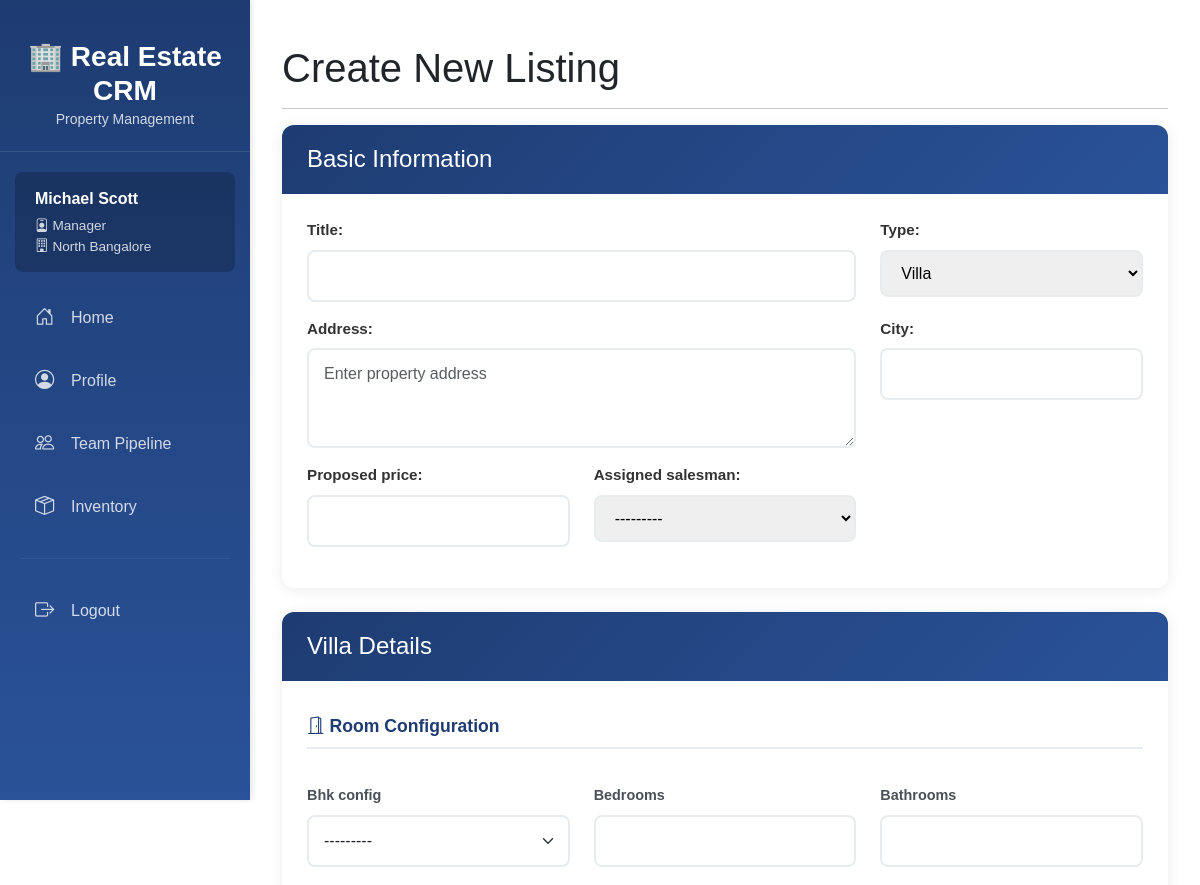
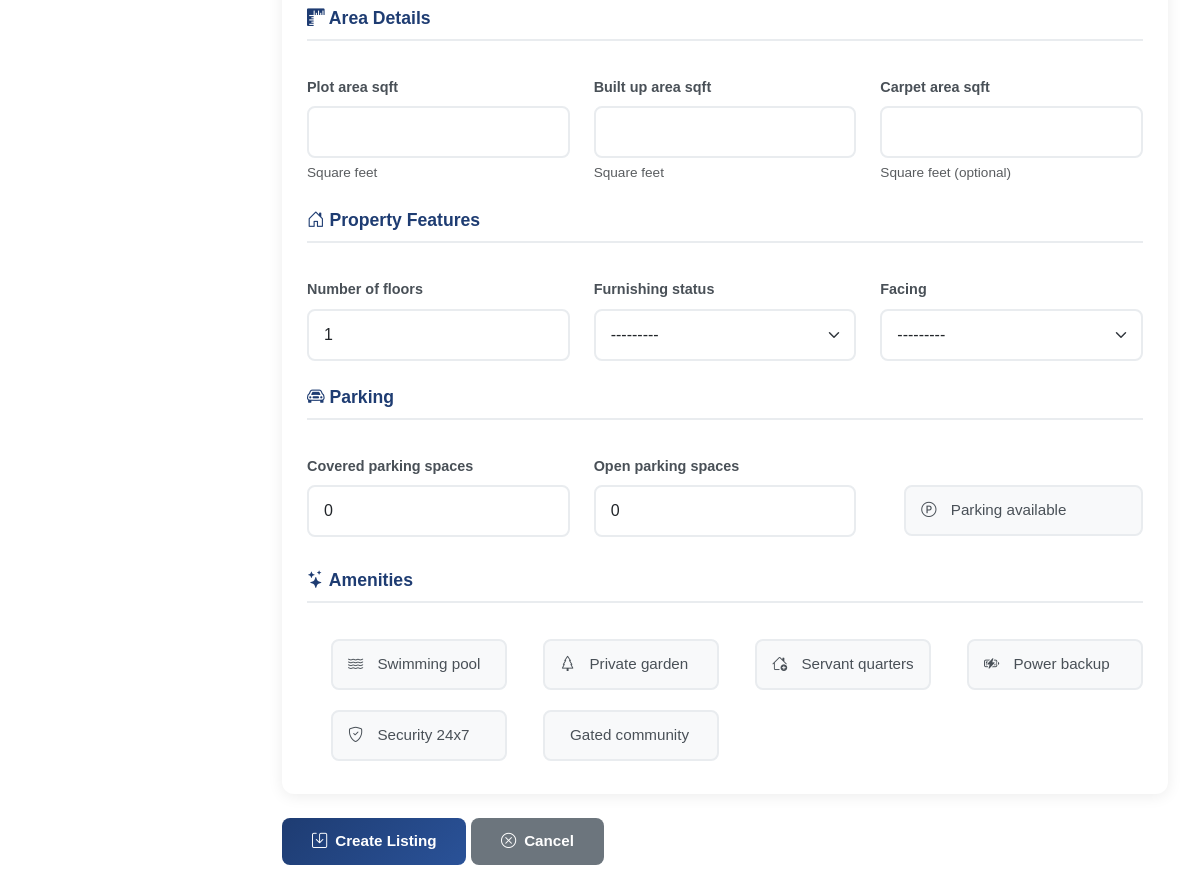
/inventory/listing/create/manager/ (signed in), run on the app's committed database (2 pictures, top to bottom).
### accounts/models.py (models this page shows, shortened)
class User(AbstractUser):
    class Role(models.TextChoices):
        CEO = "CEO", "CEO",
        MANAGER = "Manager", "Manager",
        SALESMAN = "Salesman", "Salesman"
    role = models.CharField(
        max_length=20,
        choices=Role.choices,
        default=Role.SALESMAN
    )
    branch = models.ForeignKey(
        'org.Branch',
        on_delete=models.SET_NULL,
        null=True,
        blank=True,
        related_name='users'
    )
    manager = models.ForeignKey(
        'self',
        on_delete=models.SET_NULL,
        null=True,
        blank=True,
        limit_choices_to={'role': Role.MANAGER},
        related_name='salesmen'
    )

### org/models.py (models this page shows, shortened)
class Branch(models.Model):
    id = models.CharField(max_length=5, primary_key=True)
    name  = models.CharField(max_length = 100)
    region = models.CharField(max_length = 100)
    address = models.TextField()
    is_active = models.BooleanField(default=True)
    class Meta:
        verbose_name = "Branch"
        verbose_name_plural = "Branches"

### inventory/models.py (models this page shows, shortened)
class Listing(models.Model):
    class typeChoices(models.TextChoices):
        VILLA = "Villa", "Villa"
        APARTMENT = "Apartment", "Apartment"
        WAREHOUSE = "Warehouse", "Warehouse"
        RETAIL_STORE = "Retail", "Retail Store"
        OFFICE_SPACE = "Office", "Office Space"
    class leadStatusChoices(models.TextChoices):
        PENDING = "Pending", "Pending Approval"
        REJECTED = "Rejected", "Rejected"
        APPROVED = "Approved", "Approved"
    class oppStatusChoices(models.TextChoices):
        PROSPECTING = "Prospecting", "Prospecting"
        NEGOTIATING = "Negotiating", "Negotiating"
        PENDING = "Pending", "Pending Approval"
        REJECTED = "Rejected", "Rejected"
        APPROVED = "Approved", "Approved"
    class saleStatusChoices(models.TextChoices):
        PROCESSING = "Processing", "Processing"
        CLOSED_WON = "ClosedW", "Closed Won"
        CLOSED_LOST = "ClosedL", "Closed Lost"
    id = models.CharField(max_length=10, primary_key=True)
    branch  = models.ForeignKey(
        'org.Branch',
        on_delete=models.CASCADE,
        related_name='listings'
    )
    type = models.TextField(
        choices=typeChoices.choices,
        default=typeChoices.VILLA)
    proposed_price = models.DecimalField(max_digits=12, decimal_places=2)
    title = models.CharField(max_length=200)
    address = models.TextField()
    city = models.CharField(max_length=100)
    lead_status = models.TextField(
        choices=leadStatusChoices.choices,
        default=leadStatusChoices.PENDING
    )
    lead_approved_by = models.ForeignKey(
        'accounts.User',
        on_delete=models.SET_NULL,
        null=True,
        blank=True,
        related_name='approved_leads'
    )
    lead_approved_at = models.DateTimeField(null=True, blank=True)
    opp_status = models.TextField(
        choices=oppStatusChoices.choices,
        null=True, blank=True
    )
    opp_approved_by = models.ForeignKey(
        'accounts.User',
        on_delete=models.SET_NULL,
        null=True,
        blank=True,
        related_name='approved_opportunities'
    )
    opp_approved_at = models.DateTimeField(null=True, blank=True)
    opp_price = models.DecimalField(max_digits=12, decimal_places=2, null=True, blank=True)
    sale_status = models.TextField(
        choices=saleStatusChoices.choices,
        null=True, blank=True
    )
    sale_closed_at = models.DateTimeField(null=True, blank=True)
    sale_price = models.DecimalField(max_digits=12, decimal_places=2, null=True, blank=True)
    created_at = models.DateTimeField(auto_now_add=True)
    updated_at = models.DateTimeField(auto_now=True)
    is_active = models.BooleanField(default=True)
    assigned_salesman = models.ForeignKey(
        'accounts.User',
        on_delete=models.SET_NULL,
        null=True,
        blank=True,
        related_name='assigned_salesmen',
        limit_choices_to={'role': 'Salesman'},
    )
    comments = models.CharField(null=True, max_length=100, blank=True)

### inventory/views.py (the view)
# urls.py: path('listing/create/manager/', views.listing_create_manager, name='listing_create_manager'),
@login_required
@user_passes_test(is_manager)
def listing_create_manager(request):
    if request.method == 'POST':
        form = ManagerListingForm(request.POST, manager=request.user)
        property_type = request.POST.get('type')
        details_form = get_details_form(property_type, request.POST)  # Fixed: was 'propoerty_type'
        form_valid = form.is_valid()
        details_valid = details_form.is_valid() if details_form else True
        if form_valid and details_valid:
            listing = form.save(commit=False)
            listing.id = generate_listing_id()
            listing.branch = request.user.branch
            listing.lead_status = Listing.leadStatusChoices.APPROVED
            listing.opp_status = Listing.oppStatusChoices.PROSPECTING
            listing.lead_approved_by = request.user
            listing.lead_approved_at = timezone.now()
            listing.created_at = timezone.now()
            listing.save()
            if details_form:
                details = details_form.save(commit=False)
                details.listing = listing
                details.save()
            messages.success(request, 'Listing created successfully')  # Fixed: was 'Listin'
            return redirect('dashboards:manager_dashboard')
        else:
            messages.error(request, 'Please correct the errors below')
    else:
        form = ManagerListingForm(manager=request.user)
    context = {
        'form': form,
        'title': 'Create New Listing',
        'submit_text': 'Create Listing',
        'is_manager': True,
        **get_all_details_forms()  # Fixed: was 'get_dall_details_forms'
    }
    return render(request, 'inventory/listing_form.html', context)  # Fixed: was {'form': form}

### inventory/views.py (called while the page is built)
def is_manager(user):
    return user.role == 'Manager'

def get_all_details_forms():
    return {
        'villa_form': VillaDetailsForm(),
        'apartment_form': ApartmentDetailsForm(),
        'warehouse_form': WarehouseDetailsForm(),
        'retail_form': RetailDetailsForm(),
        'office_form': OfficeDetailsForm(),
    }

### inventory/templates/inventory/listing_form.html (shortened to what this page needs)
{% extends 'base.html' %}
{% load compress %}
{% load static %}
{% block extra_css %}
{% compress css %}
    <link rel="stylesheet" href="{% static 'css/components.css' %}">
{% endcompress %}
{% endblock %}
{% block content %}
<div class="container mt-4 listing-create-form">
    <h1>{{ title }}</h1>
    <hr>
    <form method="post" id="listing-form">
        <div class="card mb-4">
            <div class="card-header">
                <h4>Basic Information</h4>
            </div>
            <div class="card-body">
                <div class="row">
                    <div class="col-md-8 mb-3">
                        {{ form.title.label_tag }}
                        {{ form.title }}
                    </div>
                    <div class="col-md-4 mb-3">
                        {{ form.type.label_tag }}
                        {{ form.type }}
                    </div>
                </div>
                <div class="row">
                    <div class="col-md-8 mb-3">
                        {{ form.address.label_tag }}
                        {{ form.address }}
                    </div>
                    <div class="col-md-4 mb-3">
                        {{ form.city.label_tag }}
                        {{ form.city }}
                    </div>
                </div>
                <div class="row">
                    <div class="col-md-4 mb-3">
                        {{ form.proposed_price.label_tag }}
                        {{ form.proposed_price }}
                    </div>
                    {% if form.assigned_salesman %}
                    <div class="col-md-4 mb-3">
                        {{ form.assigned_salesman.label_tag }}
                        {{ form.assigned_salesman }}
                    </div>
                    {% endif %}
                    <div class="col-md-4 mb-3">
                    </div>
                </div>
            </div>
        </div>
        <div id="property-details-container">
            <div id="villa-fields" class="property-fields" style="display: none;">
                <div class="card mb-4">
                    <div class="card-header bg-success text-white">
                        <h4>Villa Details</h4>
                    </div>
                    <div class="card-body">
                        {% include 'inventory/partials/villa_form.html' with form=villa_form %}
                    </div>
                </div>
            </div>
        </div>
        <div class="mt-4">
            <button type="submit" class="btn btn-primary btn-lg">
                <i class="bi bi-save"></i> {{ submit_text|default:"Save" }}
            </button>
            <a href="javascript:history.back()" class="btn btn-secondary btn-lg">
                <i class="bi bi-x-circle"></i> Cancel
            </a>
        </div>
    </form>
</div>
{% endblock %}

### templates/base.html (shortened to what this page needs)
{% load static %}
{% load compress %}
<!DOCTYPE html>
<html lang="en">
<head>
    <link rel="stylesheet" href="https://cdn.jsdelivr.net/npm/bootstrap@5.3.0/dist/css/bootstrap.min.css">
    <link rel="stylesheet" href="https://cdn.jsdelivr.net/npm/bootstrap-icons@1.11.0/font/bootstrap-icons.css">
    <link rel="stylesheet" href="https://cdn.datatables.net/1.13.8/css/jquery.dataTables.min.css">
    {% compress css %}
    <link rel="stylesheet" href="{% static 'css/base.css' %}">
    {% block extra_css %}{% endblock %}
    {% endcompress %}
</head>
<body class="{% block body_class %}{% endblock %}">
    <div class="sidebar">
        <div class="brand">
            <h3>🏢 Real Estate CRM</h3>
            <small>Property Management</small>
        </div>
        <div class="user-info">
            <div class="user-name">{{ request.user.get_full_name }}</div>
            <div class="user-role">
                <i class="bi bi-person-badge"></i> {{ request.user.role }}
            </div>
            <div class="user-role">
                <i class="bi bi-building"></i> {{ request.user.branch.name }}
            </div>
        </div>
        <nav class="nav flex-column">
            <a class="nav-link {% if request.resolver_match.url_name == 'home' or request.resolver_match.url_name == 'salesman_home' or request.resolver_match.url_name == 'manager_home' %}active{% endif %}"
               href="{% if request.user.role == 'Salesman' %}{% url 'dashboards:salesman_home' %}{% elif request.user.role == 'Manager' %}{% url 'dashboards:manager_home' %}{% elif request.user.role == 'CEO' %}{% url 'dashboards:ceo_dashboard' %}{% else %}{% url 'accounts:profile' %}{% endif %}">
                <i class="bi bi-house-door"></i>
                <span>Home</span>
            </a>
            <a class="nav-link {% if 'profile' in request.resolver_match.url_name %}active{% endif %}"
               href="{% url 'accounts:profile' %}">
                <i class="bi bi-person-circle"></i>
                <span>Profile</span>
            </a>
            {% if request.user.role == 'Salesman' %}
            <a class="nav-link {% if 'salesman_dashboard' in request.resolver_match.url_name %}active{% endif %}"
               href="{% url 'dashboards:salesman_dashboard' %}">
                <i class="bi bi-clipboard-check"></i>
                <span>Pipeline</span>
            </a>
            {% elif request.user.role == 'Manager' %}
            <a class="nav-link {% if 'manager_dashboard' in request.resolver_match.url_name %}active{% endif %}"
               href="{% url 'dashboards:manager_dashboard' %}">
                <i class="bi bi-people"></i>
                <span>Team Pipeline</span>
            </a>
            {% elif request.user.role == 'CEO' %}
            <a class="nav-link {% if 'ceo_dashboard' in request.resolver_match.url_name %}active{% endif %}"
               href="{% url 'dashboards:ceo_dashboard' %}">
                <i class="bi bi-building"></i>
                <span>Organization</span>
            </a>
            {% endif %}
            <a class="nav-link {% if 'inventory' in request.resolver_match.url_name %}active{% endif %}"
               href="{% url 'inventory:listing_list' %}">
                <i class="bi bi-box-seam"></i>
                <span>Inventory</span>
            </a>
            <hr style="border-color: rgba(255,255,255,0.2); margin: 20px;">
            <a class="nav-link" href="{% url 'accounts:logout' %}"
               onclick="return confirm('Are you sure you want to logout?')">
                <i class="bi bi-box-arrow-right"></i>
                <span>Logout</span>
            </a>
        </nav>
    </div>
    <div class="main-content">
        {% block content %}
        {% endblock %}
    </div>
</body>
</html>

### static/css/base.css (style rules this page uses)
body { font-family: Arial, sans-serif; }
.sidebar { position: fixed; top: 0; left: 0; height: 100vh; width: 250px; background: linear-gradient(180deg, #1e3c72 0%, #2a5298 100%); padding-top: 20px; box-shadow: 2px 0 5px rgba(0,0,0,0.1); z-index: 1000; overflow-y: auto; }
.sidebar .brand { padding: 20px; text-align: center; color: white; border-bottom: 1px solid rgba(255,255,255,0.1); margin-bottom: 20px; }
.sidebar .brand h3 { margin: 0; font-weight: bold; }
.sidebar .brand small { opacity: 0.8; }
.sidebar .nav-link { color: rgba(255,255,255,0.8); padding: 12px 20px; margin: 5px 15px; border-radius: 8px; transition: all 0.3s; display: flex; align-items: center; gap: 12px; }
.sidebar .nav-link i { font-size: 1.2rem; width: 24px; }
.sidebar .user-info { padding: 15px 20px; background: rgba(0,0,0,0.2); margin: 15px; border-radius: 8px; color: white; }
.sidebar .user-info .user-name { font-weight: bold; margin-bottom: 5px; }
.sidebar .user-info .user-role { font-size: 0.85rem; opacity: 0.8; }
.main-content { margin-left: 250px; padding: 20px; min-height: 100vh; background: white; }

### static/css/components.css (style rules this page uses)
.btn { display: inline-flex; align-items: center; gap: 12px; }
#property-details-container .card { transition: all 0.3s ease; }
.listing-create-form .card { border: none; border-radius: 12px; box-shadow: 0 2px 15px rgba(0, 0, 0, 0.08); margin-bottom: 25px; overflow: hidden; }
.listing-create-form .card-header { padding: 20px 25px; font-weight: 600; font-size: 1.1rem; border-bottom: none; background: linear-gradient(135deg, #1e3c72 0%, #2a5298 100%); color: white; }
.listing-create-form .card-header.bg-success { background: linear-gradient(135deg, #1e3c72 0%, #2a5298 100%) !important; }
.listing-create-form .card-header h4 { margin: 0; color: white; }
.listing-create-form .card-body { padding: 25px; }
.listing-create-form label { font-weight: 600; color: #333; margin-bottom: 8px; font-size: 0.95rem; display: block; }
.listing-create-form .form-control, .listing-create-form .form-select, .listing-create-form input[type="text"], .listing-create-form input[type="number"], .listing-create-form input[type="email"], .listing-create-form textarea, .listing-create-form select { width: 100%; padding: 12px 15px; border: 2px solid #e9ecef; border-radius: 8px; font-size: 1rem; transition: border-color 0.3s, box-shadow 0.3s; }
.listing-create-form textarea { resize: vertical; min-height: 100px; }
.property-fields { animation: fadeIn 0.3s ease-in; }
.listing-create-form .btn { padding: 12px 30px; border-radius: 8px; font-weight: 600; font-size: 0.95rem; transition: all 0.3s; display: inline-flex; align-items: center; gap: 8px; }
.listing-create-form .btn-primary { background: linear-gradient(135deg, #1e3c72 0%, #2a5298 100%); border: none; color: white; }
.listing-create-form .btn-secondary { background: #6c757d; border: none; color: white; }
.property-form-partial .form-control, .property-form-partial .form-select, .property-form-partial input[type="text"], .property-form-partial input[type="number"], .property-form-partial select { width: 100%; padding: 12px 15px; border: 2px solid #e9ecef; border-radius: 8px; font-size: 1rem; transition: border-color 0.3s, box-shadow 0.3s; }

### data on the page
User: user.get_full_name "Michael Scott", user.role "Manager", user.branch.name "North Bangalore"

### other printed values
{{ title }} "Create New Listing"
{{ submit_text|default:"Save" }} "Create Listing"
